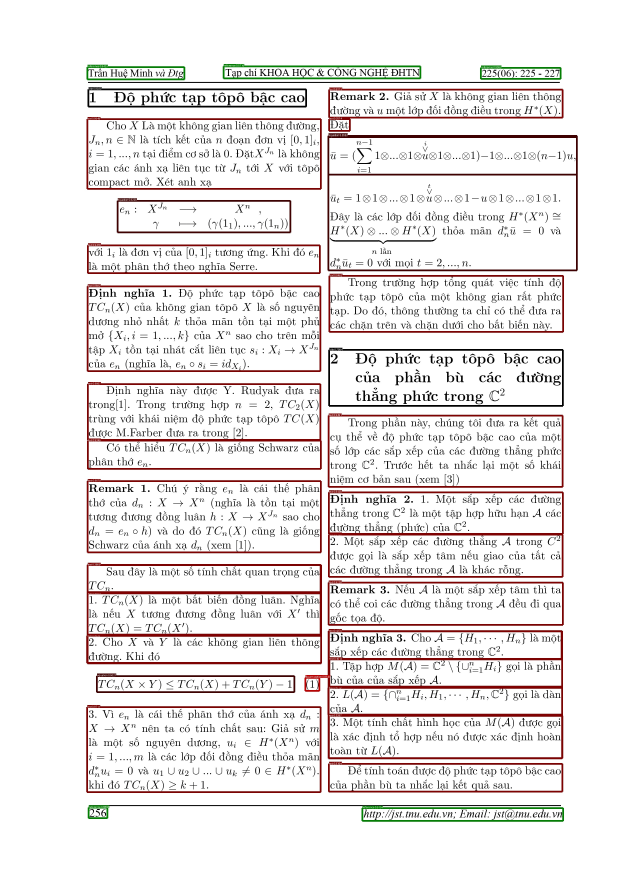
#> input picture img/49806-Article Text-153529-1-10-20200804_page-0002.jpg, 2481 x 3508 px (shown at 1/4 size)
$ python -i image_cleaner.py   (imports and definitions only)   (Python 2 division)
#> lines starting #> are read from the running program, lines starting #| are printed output that depends on the picture
import cv2
import numpy as np


def remove_red_blue_stamps(image_array: np.ndarray) -> np.ndarray:
    """
    Tiền xử lý ảnh để xóa con dấu/chữ ký màu đỏ và xanh dương.

    Ý tưởng:
    - Chuyển ảnh sang không gian màu HSV để tách màu tốt hơn so với RGB/BGR.
    - Tạo mask cho các dải màu đỏ và xanh dương thường dùng trong con dấu/chữ ký.
    - Với các pixel thuộc mask, thay thế bằng màu trắng để không làm nhiễu OCR.

    :param image_array: Ảnh đầu vào dạng numpy array (kỳ vọng RGB từ PIL).
    :return: Ảnh đã được làm sạch dấu, dạng numpy array RGB.
    """
    if image_array is None or image_array.size == 0:
        return image_array

    # Pipeline chính đọc ảnh qua PIL nên dữ liệu đầu vào là RGB.
    # Chuyển trực tiếp RGB -> HSV để lọc màu bằng OpenCV.
    hsv = cv2.cvtColor(image_array, cv2.COLOR_RGB2HSV)

    # Dải màu đỏ trong HSV có hai vùng (quanh 0 và quanh 180 độ hue)
    lower_red1 = np.array([0, 80, 80])
    upper_red1 = np.array([10, 255, 255])
    lower_red2 = np.array([160, 80, 80])
    upper_red2 = np.array([179, 255, 255])

    mask_red1 = cv2.inRange(hsv, lower_red1, upper_red1)
    mask_red2 = cv2.inRange(hsv, lower_red2, upper_red2)
    mask_red = cv2.bitwise_or(mask_red1, mask_red2)

    # Dải màu xanh dương (blue) – thường thấy ở chữ ký
    lower_blue = np.array([90, 80, 80])
    upper_blue = np.array([140, 255, 255])
    mask_blue = cv2.inRange(hsv, lower_blue, upper_blue)

    # Kết hợp mask đỏ và xanh
    mask = cv2.bitwise_or(mask_red, mask_blue)

    # Tùy chọn: mở/đóng morphology để làm sạch nhiễu nhỏ
    kernel = np.ones((3, 3), np.uint8)
    mask = cv2.morphologyEx(mask, cv2.MORPH_CLOSE, kernel, iterations=1)
    mask = cv2.morphologyEx(mask, cv2.MORPH_OPEN, kernel, iterations=1)

    # Thay các pixel của con dấu/chữ ký bằng nền trắng.
    clean_img = image_array.copy()
    clean_img[mask > 0] = [255, 255, 255]

    return clean_img

>>> import cv2
>>> picture = cv2.imread('../img/49806-Article Text-153529-1-10-20200804_page-0002.jpg', cv2.IMREAD_GRAYSCALE)
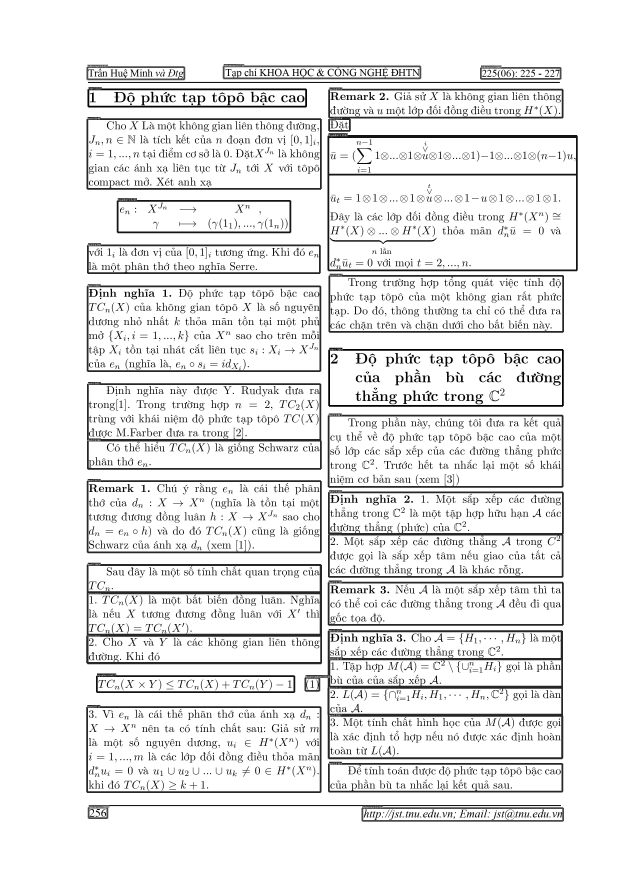
#> picture: shape (3508, 2481) (shown at 1/4 size); min 0, max 255, mean 232.4
#> (the run stopped early here; a loop or call above may not have finished)

$ run again, on img/x6.png
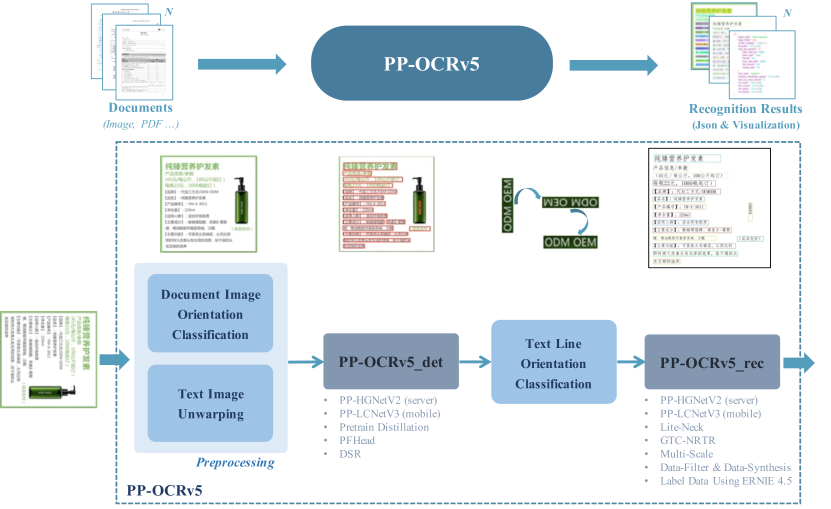
#> input picture img/x6.png, 1661 x 1018 px (shown at 1/2 size)
#> `picture = cv2.imread('../img/49806-Article Text-153529-1-10-20200804_p..`:
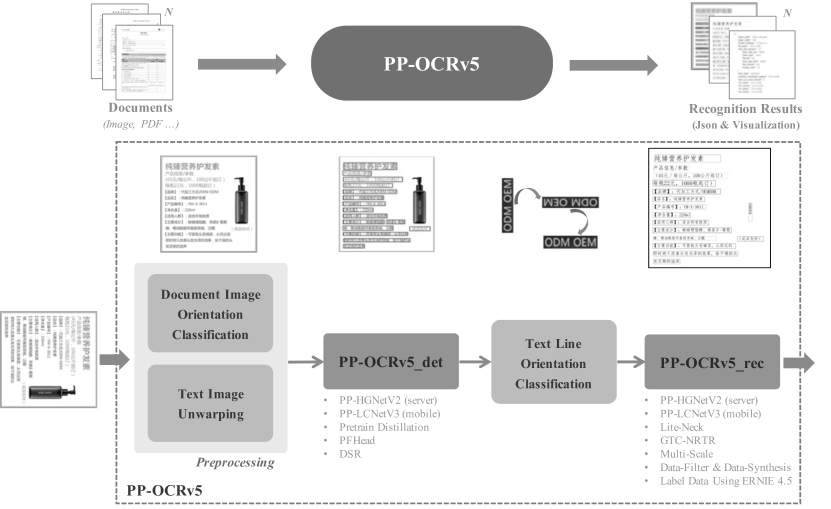
#> picture: shape (1018, 1661) (shown at 1/2 size); min 0, max 255, mean 232.3
